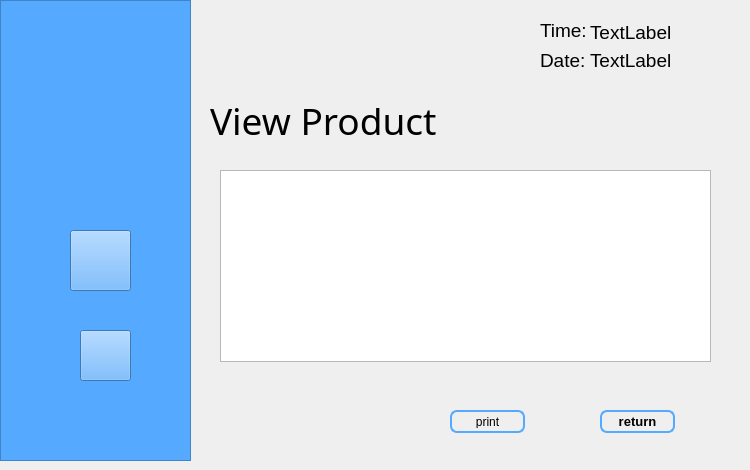
   <widget class="QWidget" name="page_4">
    <widget class="QFrame" name="frame_7">
     <property name="geometry">
      <rect>
       <x>0</x>
       <y>0</y>
       <width>191</width>
       <height>461</height>
      </rect>
     </property>
     <property name="styleSheet">
      <string notr="true">background:rgb(85,170,255);</string>
     </property>
     <property name="frameShape">
      <enum>QFrame::StyledPanel</enum>
     </property>
     <property name="frameShadow">
      <enum>QFrame::Raised</enum>
     </property>
     <widget class="QLabel" name="labelLogo2">
      <property name="geometry">
       <rect>
        <x>10</x>
        <y>30</y>
        <width>171</width>
        <height>171</height>
       </rect>
      </property>
      <property name="styleSheet">
       <string notr="true">border-image:url(://img/floralloLogo.png);</string>
      </property>
      <property name="text">
       <string/>
      </property>
     </widget>
     <widget class="QPushButton" name="profile_2">
      <property name="geometry">
       <rect>
        <x>70</x>
        <y>230</y>
        <width>61</width>
        <height>61</height>
       </rect>
      </property>
      <property name="styleSheet">
       <string notr="true">#profile_2
{
   border-image:url(://img/profileIcon.png);
}

#profile_2:hover
{
  border-image:url(://img/profileIconHover.png);
}</string>
      </property>
      <property name="text">
       <string/>
      </property>
     </widget>
     <widget class="QPushButton" name="signOut_2">
      <property name="geometry">
       <rect>
        <x>80</x>
        <y>330</y>
        <width>51</width>
        <height>51</height>
       </rect>
      </property>
      <property name="styleSheet">
       <string notr="true">#signOut_2
{
   border-image:url(://img/signOut.png);
}

#signOut_2:hover
{
  border-image:url(://img/signOutHover.png);
}</string>
      </property>
      <property name="text">
       <string/>
      </property>
     </widget>
    </widget>
    <widget class="QLabel" name="label_11">
     <property name="geometry">
      <rect>
       <x>210</x>
       <y>90</y>
       <width>311</width>
       <height>61</height>
      </rect>
     </property>
     <property name="font">
      <font>
       <family>Arial Rounded MT Bold</family>
       <pointsize>28</pointsize>
      </font>
     </property>
     <property name="text">
      <string>View Product</string>
     </property>
    </widget>
    <widget class="QLabel" name="label_12">
     <property name="geometry">
      <rect>
       <x>540</x>
       <y>20</y>
       <width>51</width>
       <height>21</height>
      </rect>
     </property>
     <property name="font">
      <font>
       <pointsize>14</pointsize>
      </font>
     </property>
     <property name="text">
      <string>Time:</string>
     </property>
    </widget>
    <widget class="QLabel" name="label_13">
     <property name="geometry">
      <rect>
       <x>540</x>
       <y>50</y>
       <width>51</width>
       <height>21</height>
      </rect>
     </property>
     <property name="font">
      <font>
       <pointsize>14</pointsize>
      </font>
     </property>
     <property name="text">
      <string>Date:</string>
     </property>
    </widget>
    <widget class="QPushButton" name="pushButton_Return">
     <property name="geometry">
      <rect>
       <x>600</x>
       <y>410</y>
       <width>75</width>
       <height>23</height>
      </rect>
     </property>
     <property name="font">
      <font>
       <family>Arial</family>
       <pointsize>10</pointsize>
       <weight>75</weight>
       <bold>true</bold>
      </font>
     </property>
     <property name="styleSheet">
      <string notr="true">#pushButton_Return
{
background-color: transparent;
border-width: 2px;
border-color: rgb(85,170,255);
border-style: solid;
border-radius: 7;
padding: 3px;
padding-left: 5px;
padding-right: 5px;
}

#pushButton_Return:hover
{
background:rgb(85,170,255);
}</string>
     </property>
     <property name="text">
      <string>return</string>
     </property>
    </widget>
    <widget class="QLabel" name="time2">
     <property name="geometry">
      <rect>
       <x>590</x>
       <y>17</y>
       <width>151</width>
       <height>31</height>
      </rect>
     </property>
     <property name="font">
      <font>
       <pointsize>14</pointsize>
      </font>
     </property>
     <property name="text">
      <string>TextLabel</string>
     </property>
    </widget>
    <widget class="QLabel" name="date2">
     <property name="geometry">
      <rect>
       <x>590</x>
       <y>45</y>
       <width>112</width>
       <height>31</height>
      </rect>
     </property>
     <property name="font">
      <font>
       <pointsize>14</pointsize>
      </font>
     </property>
     <property name="text">
      <string>TextLabel</string>
     </property>
    </widget>
    <widget class="QTableView" name="tableView">
     <property name="geometry">
      <rect>
       <x>220</x>
       <y>170</y>
       <width>491</width>
       <height>192</height>
      </rect>
     </property>
    </widget>
    <widget class="QPushButton" name="pushButton_Print">
     <property name="geometry">
      <rect>
       <x>450</x>
       <y>410</y>
       <width>75</width>
       <height>23</height>
      </rect>
     </property>
     <property name="styleSheet">
      <string notr="true">#pushButton_Print
{
background-color: transparent;
border-width: 2px;
border-color: rgb(85,170,255);
border-style: solid;
border-radius: 7;
padding: 3px;
padding-left: 5px;
padding-right: 5px;
}

#pushButton_Print:hover
{
background:rgb(85,170,255);
}</string>
     </property>
     <property name="text">
      <string>print</string>
     </property>
    </widget>
   </widget>
